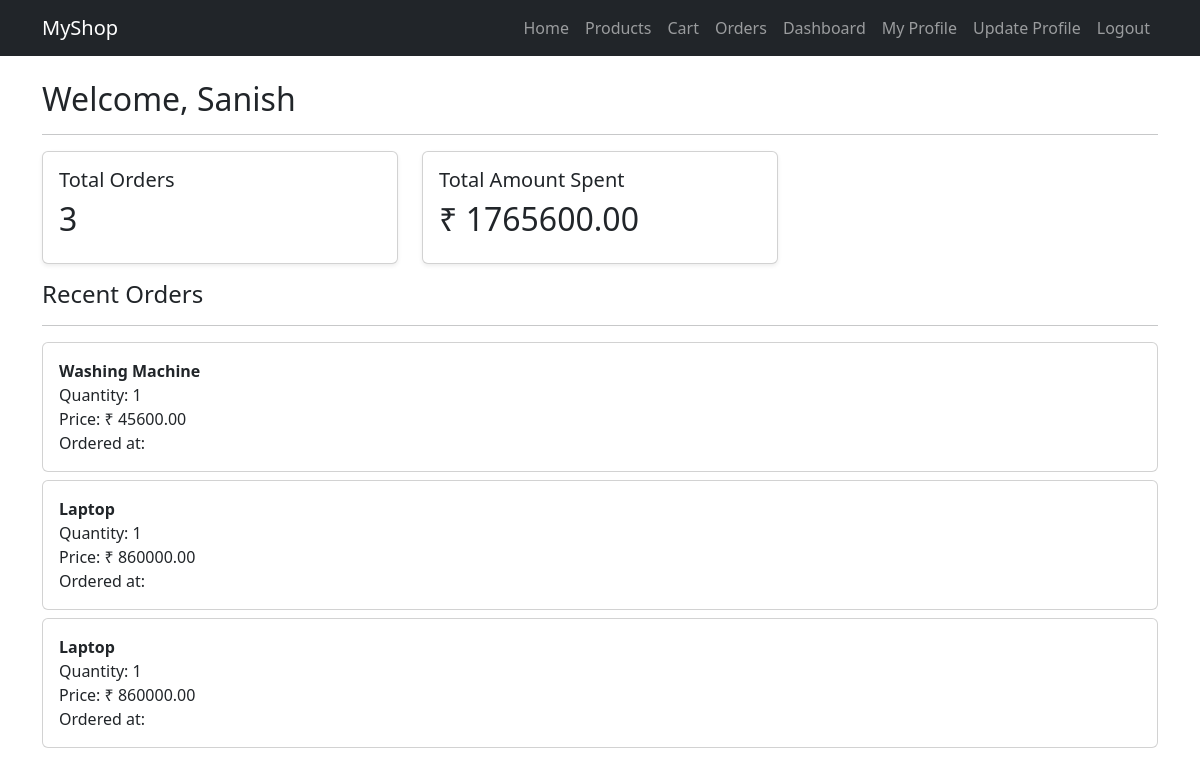
/dashboard/ (signed in), run on the app's committed database.
### admin_app/models.py (models this page shows, shortened)
class OrderItem(models.Model):
    order = models.ForeignKey(Order, on_delete=models.CASCADE)
    product = models.ForeignKey(Product, on_delete=models.CASCADE)
    quantity = models.PositiveIntegerField()

class Product(models.Model):
    name = models.CharField(max_length=200)
    price = models.DecimalField(max_digits=10, decimal_places=2)
    stock = models.IntegerField()
    description = models.TextField(blank=True)
    image = models.ImageField(upload_to='products/', blank=True, null=True)
    created_at = models.DateTimeField(auto_now_add=True)

### user_app/views.py (the view)
# urls.py: path('dashboard/', views.dashboard, name='dashboard'),
@login_required
def dashboard(request):
    user = request.user
    orders = OrderItem.objects.filter(order__user=request.user)
    total_orders = orders.count()
    order_items = OrderItem.objects.filter(
        order__user=user
    ).select_related('product', 'order')
    total_amount = sum(
        item.product.price * item.quantity
        for item in order_items
    )
    context = {
        "user": user,
        "orders": orders[:5],          # last 5 orders
        "order_items": order_items,    # ALL ordered items
        "total_orders": total_orders,
        "total_amount": total_amount,
    }
    return render(request, "user_app/dashboard.html", context)

### templates/user_app/dashboard.html
{% extends 'base.html' %}
{% block content %}
<h2>Welcome, {{ user.username }}</h2>
<hr>
<div class="row">
    <div class="col-md-4">
        <div class="card shadow-sm mb-3">
            <div class="card-body">
                <h5>Total Orders</h5>
                <h2>{{ total_orders }}</h2>
            </div>
        </div>
    </div>
    <div class="col-md-4">
        <div class="card shadow-sm mb-3">
            <div class="card-body">
                <h5>Total Amount Spent</h5>
                <h2>₹ {{ total_amount }}</h2>
            </div>
        </div>
    </div>
</div>
<h4>Recent Orders</h4>
<hr>
{% if orders %}
    {% for order in orders %}
    <div class="card mb-2">
        <div class="card-body">
            <strong>{{ order.product.name }}</strong><br>
            Quantity: {{ order.quantity }}<br>
            Price: ₹ {{ order.product.price }}<br>
            Ordered at: {{ order.ordered_at }}
        </div>
    </div>
    {% endfor %}
{% else %}
    <p>You have no orders yet.</p>
{% endif %}
{% endblock %}

### data on the page
OrderItem: product.name "Washing Machine", quantity "1", product.price "45600.00"
OrderItem: product.name "Laptop", quantity "1", product.price "860000.00"
OrderItem: product.name "Laptop", quantity "1", product.price "860000.00"

### other printed values
{{ user.username }} "Sanish"
{{ total_orders }} "3"
{{ total_amount }} "1765600.00"
